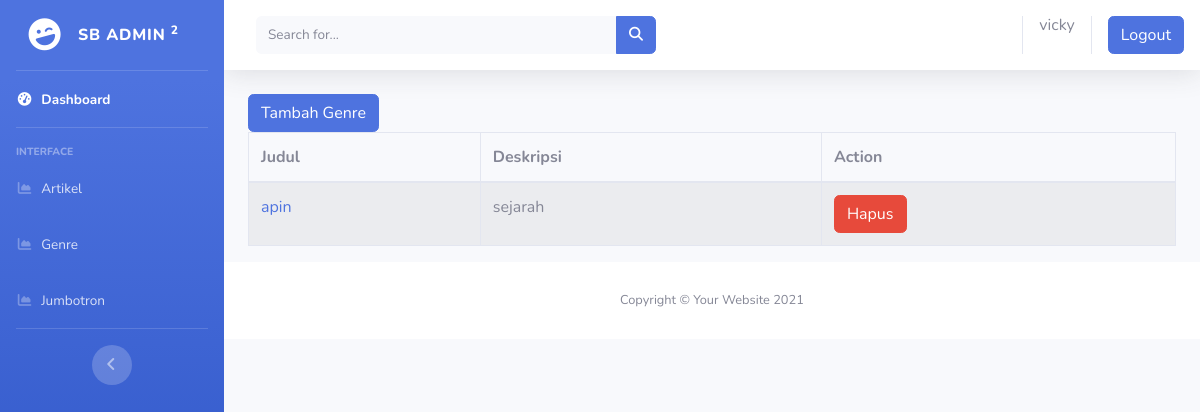
The app's page /genre/ (signed in), older data.
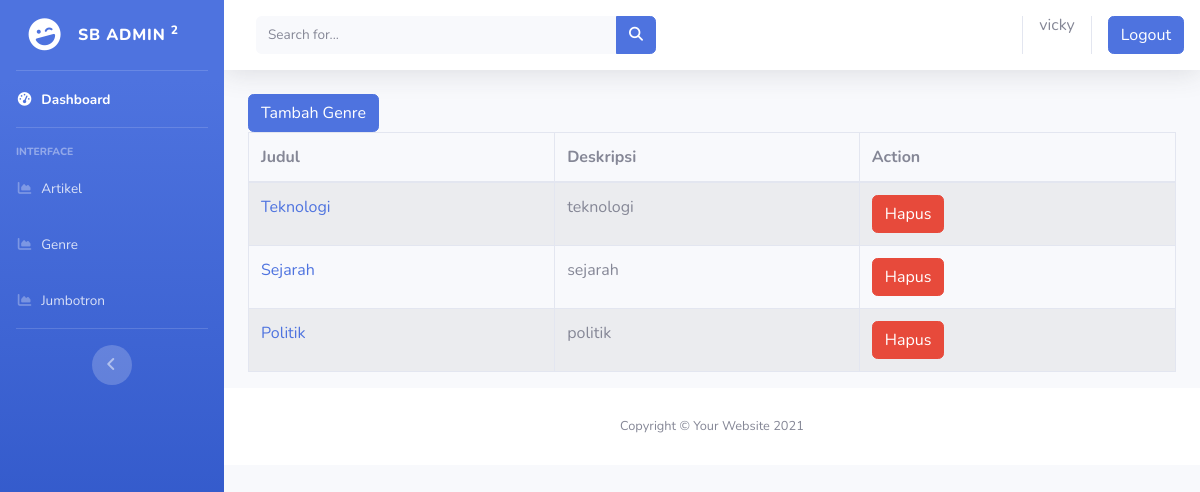
The same page, newer data.
### readicapp/models.py (models this page shows, shortened)
class Genre(models.Model):
    nama = models.CharField(max_length=50)
    keterangan = models.CharField(max_length=100)

### readicapp/views.py (the view)
# urls.py: path('genre/', genre, name='genre'),
@login_required(login_url=settings.LOGIN_URL)
def genre(request):
    genre = Genre.objects.all()
    konteks ={
        'genre':genre,
    }
    return render(request, 'backend/genre.html', konteks)

### readicapp/templates/backend/genre.html
{% extends 'adminNavbar.html' %}
{% block content %}
<div class="container">
<a href="{% url 'add_genre' %}" class="btn btn-primary">Tambah Genre</a>
<br>
    <div class="row">
        <div class="col-md-12">
            <table class="table table-bordered table-striped">
                <thead>
                    <tr>
                        <th>Judul</th>
                        <th>Deskripsi</th>
                        <th>Action</th>
                    </tr>
                </thead>
                <tbody>
                    {% for genre in genre %}
                    <tr>
                        <td><a href="{% url 'change_genre' genre.id %}">{{ genre.nama }}</a></td>
                        <td>{{ genre.keterangan }}</td>
                        <td>
                        <a href="{% url 'delete_genre' genre.id %}" class="btn btn-danger">Hapus</a>
                        </td>
                    </tr>
                    {% endfor %}
                </tbody>
            </table>
        </div>
    </div>
</div>
{% endblock  %}

### templates/adminNavbar.html (shortened to what this page needs)
{% load static %}
<!DOCTYPE html>
<html lang="en">
<head>
  <link href="vendor/fontawesome-free/css/all.min.css" rel="stylesheet" type="text/css">
  <link href="{% static 'css/sb-admin-2.min.css' %}" rel="stylesheet">
</head>
<body id="page-top">
  <div id="wrapper">
    <ul class="navbar-nav bg-gradient-primary sidebar sidebar-dark accordion" id="accordionSidebar">
      <a class="sidebar-brand d-flex align-items-center justify-content-center" href="{% url 'artikel' %}">
        <div class="sidebar-brand-icon rotate-n-15">
          <i class="fas fa-laugh-wink"></i>
        </div>
        <div class="sidebar-brand-text mx-3">SB Admin <sup>2</sup></div>
      </a>
      <hr class="sidebar-divider my-0">
      <li class="nav-item active">
        <a class="nav-link" href="{% url 'artikel' %}">
          <i class="fas fa-fw fa-tachometer-alt"></i>
          <span>Dashboard</span></a>
      </li>
      <hr class="sidebar-divider">
      <div class="sidebar-heading">
        Interface
      </div>
      <li class="nav-item">
        <a class="nav-link" href="{% url 'artikel' %}">
          <i class="fas fa-fw fa-chart-area"></i>
          <span>Artikel</span></a>
      </li>
      <li class="nav-item">
        <a class="nav-link" href="{% url 'genre' %}">
          <i class="fas fa-fw fa-chart-area"></i>
          <span>Genre</span></a>
      </li>
      <li class="nav-item">
        <a class="nav-link" href="{% url 'jumbotr' %}">
          <i class="fas fa-fw fa-chart-area"></i>
          <span>Jumbotron</span></a>
      </li>
      <hr class="sidebar-divider d-none d-md-block">
      <div class="text-center d-none d-md-inline">
        <button class="rounded-circle border-0" id="sidebarToggle"></button>
      </div>
    </ul>
    <div id="content-wrapper" class="d-flex flex-column">
      <div id="content">
        <nav class="navbar navbar-expand navbar-light bg-white topbar mb-4 static-top shadow">
          <form class="d-none d-sm-inline-block form-inline mr-auto ml-md-3 my-2 my-md-0 mw-100 navbar-search">
            <div class="input-group">
              <input type="text" class="form-control bg-light border-0 small" placeholder="Search for..."
                aria-label="Search" aria-describedby="basic-addon2">
              <div class="input-group-append">
                <button class="btn btn-primary" type="button">
                  <i class="fas fa-search fa-sm"></i>
                </button>
              </div>
            </div>
          </form>
          <ul class="navbar-nav ml-auto">
            <li class="nav-item dropdown no-arrow">
                {% if user.is_authenticated %}
                  <h6>{{ user }}</h6>
                  {% endif %}
            </li>
            <li><a class="btn btn-primary" href="{% url 'logout' %}">Logout</a></li>
          </ul>
        </nav>
        {% block content %}
        {% endblock %}
        <footer class="sticky-footer bg-white">
          <div class="container my-auto">
            <div class="copyright text-center my-auto">
              <span>Copyright &copy; Your Website 2021</span>
            </div>
          </div>
        </footer>
      </div>
    </div>
</body>
</html>

Row changes from the older to the newer data that the page shows:
removed Genre: nama "apin", keterangan "sejarah"
added Genre: nama "Teknologi", keterangan "teknologi"
added Genre: nama "Sejarah", keterangan "sejarah"
added Genre: nama "Politik", keterangan "politik"
